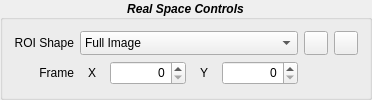
       <widget class="QGroupBox" name="RealSpacePanel">
        <property name="font">
         <font>
          <weight>75</weight>
          <italic>true</italic>
          <bold>true</bold>
         </font>
        </property>
        <property name="title">
         <string>Real Space Controls</string>
        </property>
        <property name="alignment">
         <set>Qt::AlignCenter</set>
        </property>
        <property name="flat">
         <bool>true</bool>
        </property>
        <layout class="QGridLayout" name="RealSpacePanelGrid">
         <item row="1" column="0">
          <widget class="QLabel" name="FrameLabel">
           <property name="font">
            <font>
             <weight>50</weight>
             <italic>false</italic>
             <bold>false</bold>
             <kerning>true</kerning>
            </font>
           </property>
           <property name="text">
            <string>Frame</string>
           </property>
           <property name="alignment">
            <set>Qt::AlignRight|Qt::AlignTrailing|Qt::AlignVCenter</set>
           </property>
          </widget>
         </item>
         <item row="1" column="4">
          <widget class="QSpinBox" name="FrameY">
           <property name="minimumSize">
            <size>
             <width>76</width>
             <height>24</height>
            </size>
           </property>
           <property name="maximumSize">
            <size>
             <width>16777215</width>
             <height>24</height>
            </size>
           </property>
           <property name="font">
            <font>
             <weight>50</weight>
             <italic>false</italic>
             <bold>false</bold>
             <kerning>true</kerning>
            </font>
           </property>
           <property name="alignment">
            <set>Qt::AlignRight|Qt::AlignTrailing|Qt::AlignVCenter</set>
           </property>
          </widget>
         </item>
         <item row="0" column="0">
          <widget class="QLabel" name="RealROIShapeLabel">
           <property name="font">
            <font>
             <weight>50</weight>
             <italic>false</italic>
             <bold>false</bold>
            </font>
           </property>
           <property name="text">
            <string>ROI Shape</string>
           </property>
           <property name="alignment">
            <set>Qt::AlignRight|Qt::AlignTrailing|Qt::AlignVCenter</set>
           </property>
           <property name="buddy">
            <cstring>RealROIShape</cstring>
           </property>
          </widget>
         </item>
         <item row="1" column="2">
          <widget class="QSpinBox" name="FrameX">
           <property name="minimumSize">
            <size>
             <width>76</width>
             <height>24</height>
            </size>
           </property>
           <property name="maximumSize">
            <size>
             <width>16777215</width>
             <height>24</height>
            </size>
           </property>
           <property name="font">
            <font>
             <weight>50</weight>
             <italic>false</italic>
             <bold>false</bold>
             <kerning>true</kerning>
            </font>
           </property>
           <property name="alignment">
            <set>Qt::AlignRight|Qt::AlignTrailing|Qt::AlignVCenter</set>
           </property>
          </widget>
         </item>
         <item row="0" column="5">
          <widget class="QPushButton" name="RealROIInvert">
           <property name="toolTip">
            <string>Invert the real-space ROI: use everything outside it</string>
           </property>
           <property name="minimumSize">
            <size>
             <width>24</width>
             <height>24</height>
            </size>
           </property>
           <property name="maximumSize">
            <size>
             <width>24</width>
             <height>24</height>
            </size>
           </property>
           <property name="text">
            <string/>
           </property>
           <property name="icon">
            <iconset>
             <normaloff>icons/invertColors.png</normaloff>icons/invertColors.png</iconset>
           </property>
           <property name="checkable">
            <bool>true</bool>
           </property>
          </widget>
         </item>
         <item row="0" column="1" colspan="4">
          <widget class="QComboBox" name="RealROIShape">
           <property name="minimumSize">
            <size>
             <width>129</width>
             <height>24</height>
            </size>
           </property>
           <property name="maximumSize">
            <size>
             <width>16777215</width>
             <height>24</height>
            </size>
           </property>
           <property name="font">
            <font>
             <weight>50</weight>
             <italic>false</italic>
             <bold>false</bold>
            </font>
           </property>
           <item>
            <property name="text">
             <string>Full Image</string>
            </property>
           </item>
           <item>
            <property name="text">
             <string>Point</string>
            </property>
           </item>
           <item>
            <property name="text">
             <string>Ellipse</string>
            </property>
           </item>
           <item>
            <property name="text">
             <string>Rectangle</string>
            </property>
           </item>
           <item>
            <property name="text">
             <string>Draw Polygon</string>
            </property>
           </item>
           <item>
            <property name="text">
             <string>From File</string>
            </property>
           </item>
          </widget>
         </item>
         <item row="1" column="1">
          <widget class="QLabel" name="FrameXLabel">
           <property name="minimumSize">
            <size>
             <width>24</width>
             <height>24</height>
            </size>
           </property>
           <property name="maximumSize">
            <size>
             <width>24</width>
             <height>24</height>
            </size>
           </property>
           <property name="font">
            <font>
             <weight>50</weight>
             <italic>false</italic>
             <bold>false</bold>
             <kerning>true</kerning>
            </font>
           </property>
           <property name="text">
            <string>X</string>
           </property>
           <property name="alignment">
            <set>Qt::AlignCenter</set>
           </property>
           <property name="buddy">
            <cstring>FrameX</cstring>
           </property>
          </widget>
         </item>
         <item row="0" column="6">
          <widget class="QPushButton" name="ShowRealMaskWdw">
           <property name="minimumSize">
            <size>
             <width>24</width>
             <height>24</height>
            </size>
           </property>
           <property name="maximumSize">
            <size>
             <width>24</width>
             <height>24</height>
            </size>
           </property>
           <property name="text">
            <string/>
           </property>
           <property name="icon">
            <iconset>
             <normaloff>icons/Aperture.png</normaloff>icons/Aperture.png</iconset>
           </property>
          </widget>
         </item>
         <item row="1" column="3">
          <widget class="QLabel" name="FrameYLabel">
           <property name="minimumSize">
            <size>
             <width>24</width>
             <height>24</height>
            </size>
           </property>
           <property name="maximumSize">
            <size>
             <width>24</width>
             <height>24</height>
            </size>
           </property>
           <property name="font">
            <font>
             <weight>50</weight>
             <italic>false</italic>
             <bold>false</bold>
             <kerning>true</kerning>
            </font>
           </property>
           <property name="text">
            <string>Y</string>
           </property>
           <property name="alignment">
            <set>Qt::AlignCenter</set>
           </property>
           <property name="buddy">
            <cstring>FrameY</cstring>
           </property>
          </widget>
         </item>
        </layout>
       </widget>
